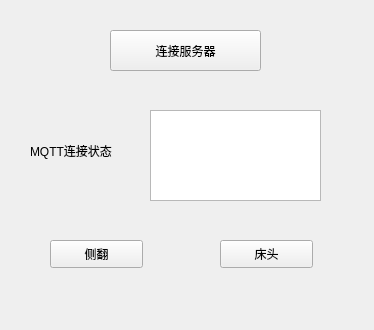
<?xml version="1.0" encoding="UTF-8"?>
<ui version="4.0">
 <class>Widget</class>
 <widget class="QWidget" name="Widget">
  <property name="geometry">
   <rect>
    <x>0</x>
    <y>0</y>
    <width>374</width>
    <height>330</height>
   </rect>
  </property>
  <property name="windowTitle">
   <string>智能翻身床控制</string>
  </property>
  <widget class="QTextBrowser" name="textBrowser">
   <property name="geometry">
    <rect>
     <x>150</x>
     <y>110</y>
     <width>171</width>
     <height>91</height>
    </rect>
   </property>
  </widget>
  <widget class="QLabel" name="label">
   <property name="geometry">
    <rect>
     <x>30</x>
     <y>130</y>
     <width>101</width>
     <height>41</height>
    </rect>
   </property>
   <property name="text">
    <string>MQTT连接状态</string>
   </property>
  </widget>
  <widget class="QPushButton" name="pushButton">
   <property name="geometry">
    <rect>
     <x>50</x>
     <y>240</y>
     <width>93</width>
     <height>28</height>
    </rect>
   </property>
   <property name="text">
    <string>侧翻</string>
   </property>
  </widget>
  <widget class="QPushButton" name="pushButton_2">
   <property name="geometry">
    <rect>
     <x>220</x>
     <y>240</y>
     <width>93</width>
     <height>28</height>
    </rect>
   </property>
   <property name="text">
    <string>床头</string>
   </property>
  </widget>
  <widget class="QPushButton" name="pushButton_3">
   <property name="geometry">
    <rect>
     <x>110</x>
     <y>30</y>
     <width>151</width>
     <height>41</height>
    </rect>
   </property>
   <property name="text">
    <string>连接服务器</string>
   </property>
  </widget>
 </widget>
 <layoutdefault spacing="6" margin="11"/>
 <resources/>
 <connections/>
</ui>
